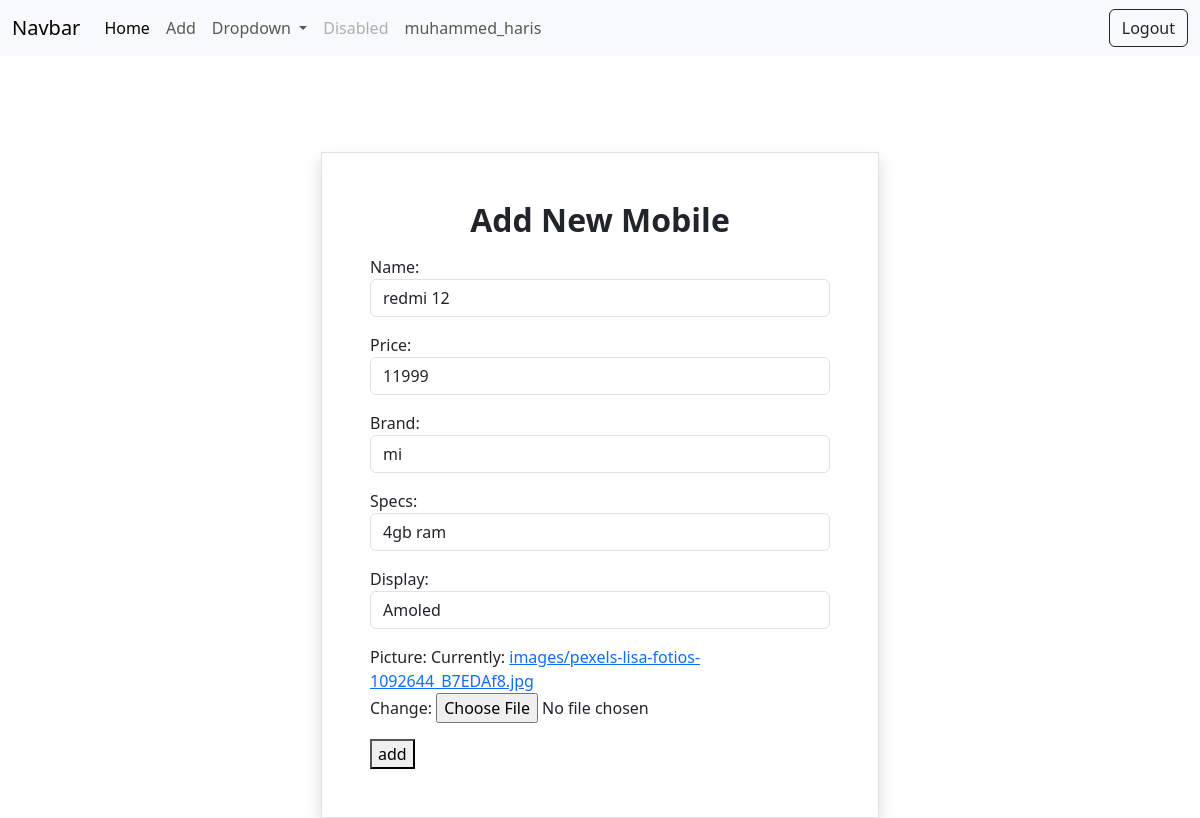
Page /mobiles/12/change (signed in) on the committed database.
### mobile/models.py (models this page shows, shortened)
class Mobiles(models.Model):
    name=models.CharField(max_length=200,unique=True)
    price=models.PositiveIntegerField()
    brand=models.CharField(max_length=200)
    specs=models.CharField(max_length=200)
    display=models.CharField(max_length=200)
    picture=models.ImageField(upload_to="images",null=True)

### mobile/views.py (the view, shortened to what this page needs)
# urls.py: path("mobiles/<int:pk>/change",views.MobileUpdateView.as_view(),name="mobile-change"),
@method_decorator(signin_required,name="dispatch")
class MobileUpdateView(View):
    def get(self,request,*args,**kwargs):
        id=kwargs.get("pk")
        obj=Mobiles.objects.get(id=id)
        form=MobileForm(instance=obj)
        return render(request,"mobile_edit.html",{"form":form})

### mobile/forms.py
class MobileForm(forms.ModelForm):
    class Meta:
        model=Mobiles
        fields="__all__"
        widgets={
            "name":forms.TextInput(attrs={"class":"form-control","placeholder":"enter name"}),
            "price":forms.NumberInput(attrs={"class":"form-control","placeholder":"enter price"}),
            "brand":forms.TextInput(attrs={"class":"form-control","placeholder":"enter brand name"}),
            "specs":forms.TextInput(attrs={"class":"form-control","placeholder":"enter specifications"}),
            "display":forms.TextInput(attrs={"class":"form-control","placeholder":"enter display type"}),
        }

### mobile/views.py (called while the page is built)
def signin_required(fn):
    def wrapper(request,*args,**kwargs):
        if not request.user.is_authenticated:
            messages.error(request,"invalid session")
            return redirect("signin")
        else:
            return fn(request,*args,**kwargs)
    return wrapper

### mobile/templates/mobile_edit.html (shortened to what this page needs)
{%extends 'base.html'%}
{%block body_block%}
<div class="container d-flex justify-content-center mt-5">
    <form action="" method="post" enctype="multipart/form-data" class="w-50 border shadow p-5 mt-5">
        <h2 class="text-center mb-3 fw-bolder">Add New Mobile</h2>
        {{form.as_p}}
        <button type="submit" class="">add</button>
    </form>
</div>
{%endblock%}

### mobile/templates/base.html (shortened to what this page needs)
<!DOCTYPE html>
<html lang="en">
<head>
  <link href="https://cdn.jsdelivr.net/npm/bootstrap@5.3.2/dist/css/bootstrap.min.css" rel="stylesheet"
>
</head>
<body>
  <nav class="navbar navbar-expand-lg bg-body-tertiary">
    <div class="container-fluid">
      <a class="navbar-brand" href="#">Navbar</a>
      <div class="collapse navbar-collapse" id="navbarSupportedContent">
        <ul class="navbar-nav me-auto mb-2 mb-lg-0">
          <li class="nav-item">
            <a class="nav-link active" aria-current="page" href="{%url 'mobile-all'%}">Home</a>
          </li>
          <li class="nav-item">
            <a class="nav-link" href="{%url 'mobile-add'%}">Add</a>
          </li>
          <li class="nav-item dropdown">
            <a class="nav-link dropdown-toggle" href="#" role="button" data-bs-toggle="dropdown" aria-expanded="false">
              Dropdown
            </a>
          </li>
          <li class="nav-item">
            <a class="nav-link disabled" aria-disabled="true">Disabled</a>
          </li>
          <li class="nav-item">
            <a class="nav-link" aria-disabled="">{{request.user}} </a>
          </li>
        </ul>
        <div class="d-flex" role="search">
          <a href="{%url 'signout'%}" class="btn btn-outline-dark">Logout  </a>
        </div>
      </div>
    </div>
  </nav>
  {%block body_block%}
  {%endblock%}
</body>
</html>

### rows in the picture
Mobiles: name "redmi 12", price "11999", brand "mi", specs "4gb ram", display "Amoled"

### other values in the picture
{{ request.user }} "muhammed_haris"
